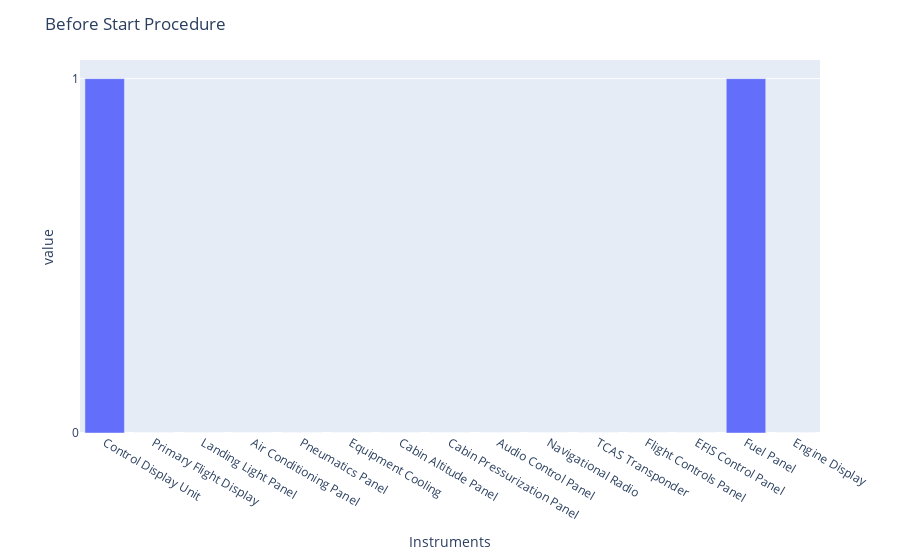

Here is the notebook cell this chart was saved with:
### Code cell
temp = meltedPhases[meltedPhases.Procedures == 'Before Start Procedure']
fig = px.bar(temp, x='Instruments', y='value')
fig.update_layout(title="Before Start Procedure")
fig.update_yaxes(nticks=2)
fig.show()

### Figure 1 — Plotly figure (JSON) as saved in the notebook; plotly's stock layout.template omitted (floating-point values rounded to 4 significant figures)
{"data": [{"alignmentgroup": "True", "hovertemplate": "Instruments=%{x}<br>value=%{y}<extra></extra>", "legendgroup": "", "marker": {"color": "#636efa"}, "name": "", "offsetgroup": "", "orientation": "v", "showlegend": false, "textposition": "auto", "type": "bar", "x": ["Control Display Unit", "Primary Flight Display", "Landing Light Panel", "Air Conditioning Panel", "Pneumatics Panel", "Equipment Cooling", "Cabin Altitude Panel", "Cabin Pressurization Panel", "Audio Control Panel", "Navigational Radio", "TCAS Transponder", "Flight Controls Panel", "EFIS Control Panel", "Fuel Panel", "Engine Display"], "xaxis": "x", "y": [1, 0, 0, 0, 0, 0, 0, 0, 0, 0, 0, 0, 0, 1, 0], "yaxis": "y"}], "layout": {"barmode": "relative", "legend": {"tracegroupgap": 0}, "margin": {"t": 60}, "title": {"text": "Before Start Procedure"}, "xaxis": {"anchor": "y", "domain": [0, 1], "title": {"text": "Instruments"}}, "yaxis": {"anchor": "x", "domain": [0, 1], "nticks": 2, "title": {"text": "value"}}}}
